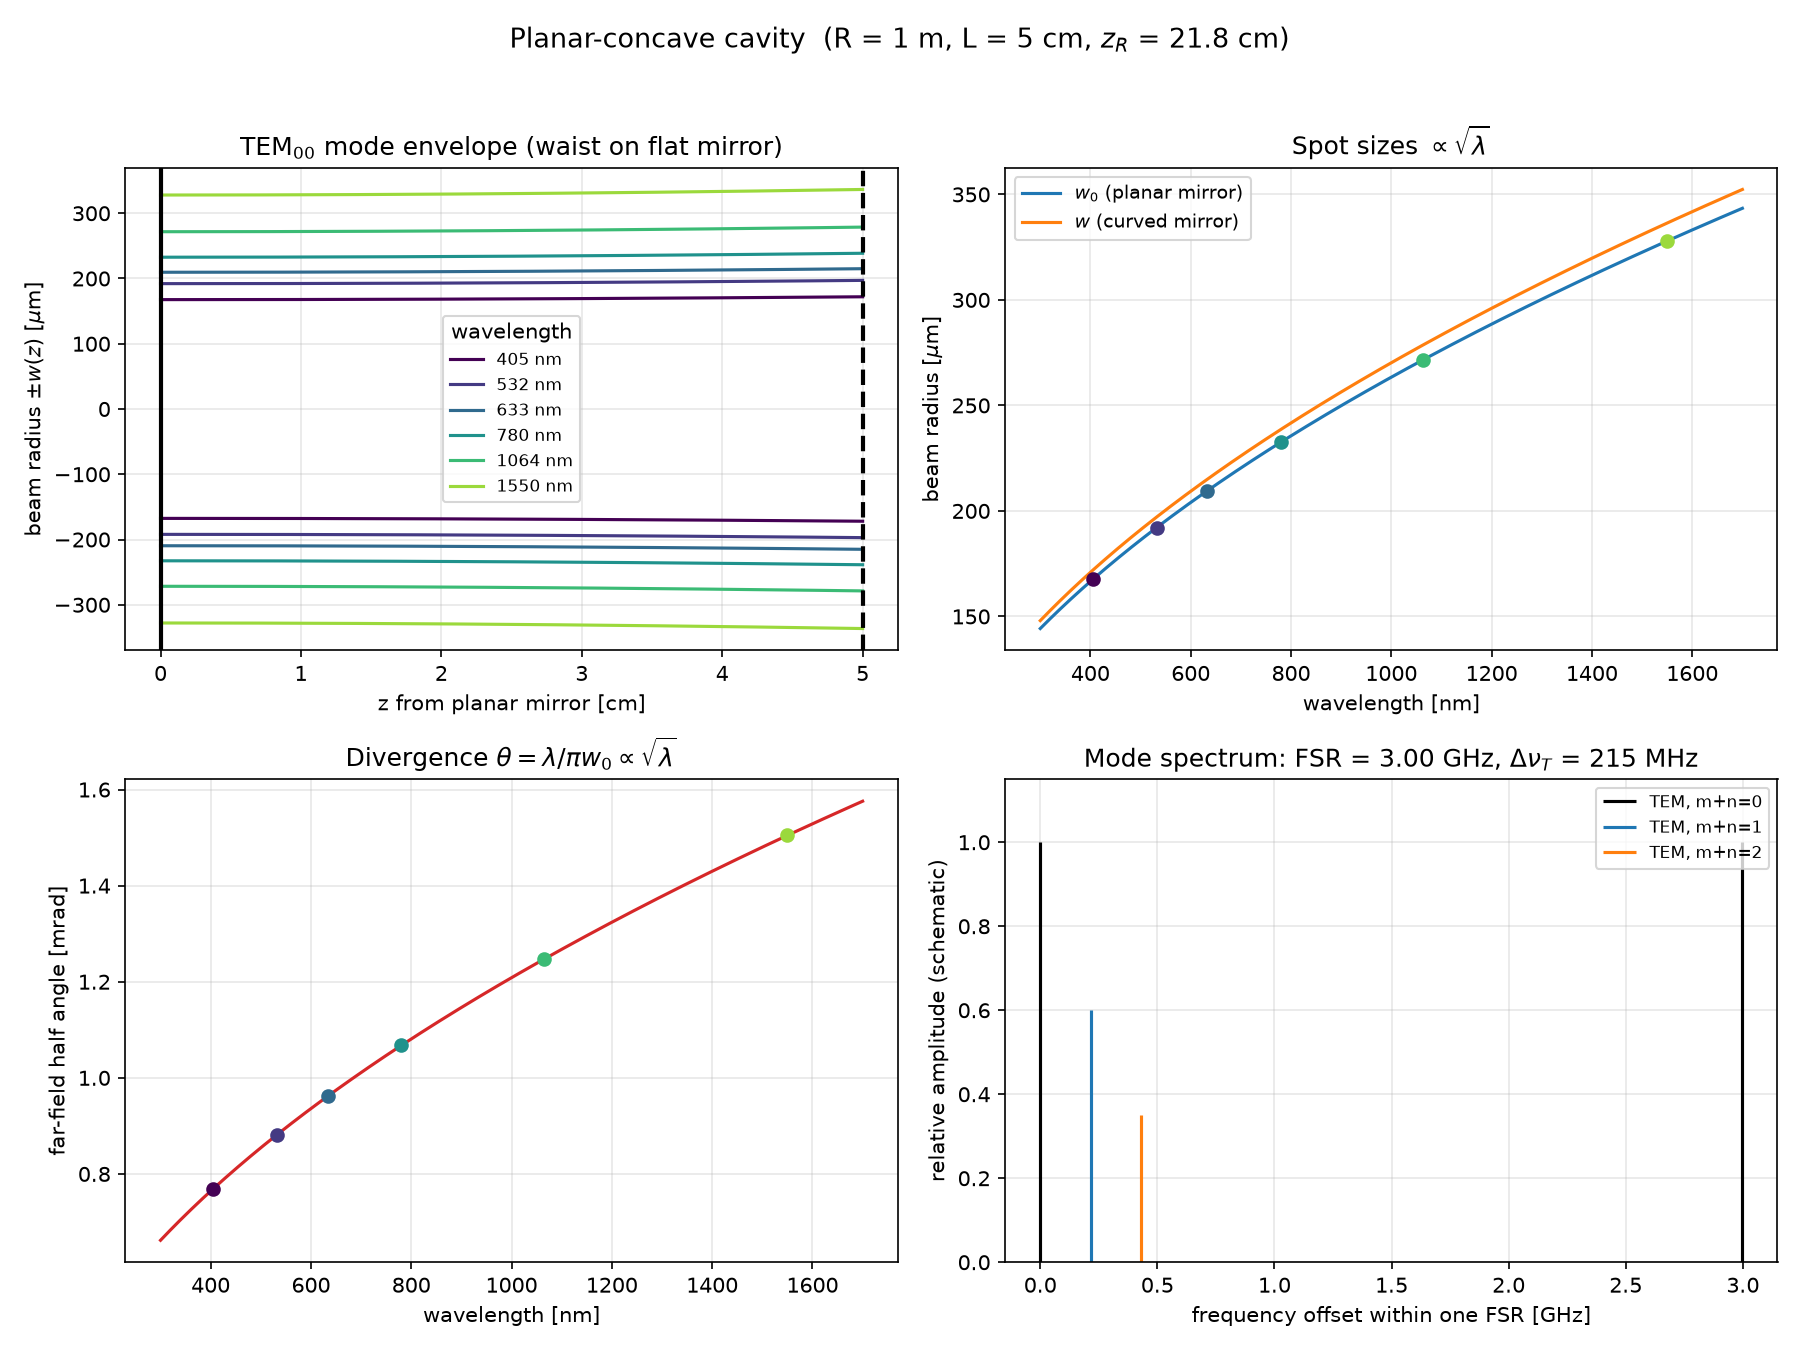

Recreate this plot in Python.
#!/usr/bin/env python3
"""
Gaussian-mode simulation of a planar-concave (half-symmetric) optical cavity.

Geometry
--------
    Mirror 1 : planar   (R1 = infinity)  -> the beam waist sits ON this mirror
    Mirror 2 : concave  (R2 = R)
    Cavity length L, default R = 1 m, L = 5 cm.

Formulas used (the "which formula" question)
--------------------------------------------
For a planar-concave cavity the g-parameters are

    g1 = 1 - L/R1 = 1          (planar mirror)
    g2 = 1 - L/R2 = 1 - L/R

and the cavity is stable for 0 <= g1*g2 <= 1, i.e. 0 < L < R.

Because the wavefront must be flat at the planar mirror, the waist is
located exactly at the planar mirror. The Rayleigh range is fixed purely
by the geometry:

    z_R = sqrt( L (R - L) )                                   [m]

and the wavelength enters only through

    w0     = sqrt( lambda * z_R / pi )                        waist (planar mirror)
    w(z)   = w0 * sqrt( 1 + (z/z_R)^2 )                       envelope inside cavity
    w_m2   = w0 * sqrt( 1 + (L/z_R)^2 )
           = sqrt( (lambda/pi) * sqrt( L R^2 / (R - L) ) )    spot on curved mirror
    theta  = lambda / (pi * w0)                               far-field half-angle

Longitudinal / transverse mode structure:

    FSR        = c / (2 L)
    delta_nu_T = (FSR/pi) * arccos( sqrt(g1*g2) )             transverse spacing
    nu(q,m,n)  = FSR * ( q + (m+n+1)/pi * arccos(sqrt(g1*g2)) )

Run:
    python3 cavity_simulation.py            # table + plots (saved as PNG)
"""

import numpy as np
import matplotlib

matplotlib.use("Agg")
import matplotlib.pyplot as plt

C = 299_792_458.0  # speed of light [m/s]


class PlanarConcaveCavity:
    """Planar-concave two-mirror cavity: flat mirror at z=0, concave (radius R) at z=L."""

    def __init__(self, R=1.0, L=0.05):
        if not 0 < L < R:
            raise ValueError(f"Unstable/degenerate geometry: need 0 < L < R (got L={L}, R={R})")
        self.R = R
        self.L = L
        self.g1 = 1.0
        self.g2 = 1.0 - L / R
        self.z_R = np.sqrt(L * (R - L))  # Rayleigh range, waist at flat mirror

    # ---- wavelength-dependent quantities (lam in metres; accepts arrays) ----
    def waist(self, lam):
        """Beam waist w0 on the planar mirror [m]."""
        return np.sqrt(np.asarray(lam) * self.z_R / np.pi)

    def spot(self, lam, z):
        """Beam radius w(z) at position z from the planar mirror [m]."""
        return self.waist(lam) * np.sqrt(1.0 + (np.asarray(z) / self.z_R) ** 2)

    def spot_on_curved_mirror(self, lam):
        return self.spot(lam, self.L)

    def divergence(self, lam):
        """Far-field half-angle divergence [rad]."""
        return np.asarray(lam) / (np.pi * self.waist(lam))

    def mode_volume(self, lam):
        """Approximate TEM00 mode volume V = (pi/4) w0^2 L [m^3]."""
        return np.pi / 4.0 * self.waist(lam) ** 2 * self.L

    # ---- geometry-only quantities ----
    @property
    def fsr(self):
        """Free spectral range [Hz]."""
        return C / (2.0 * self.L)

    @property
    def gouy(self):
        """Round-trip single-pass Gouy phase arccos(sqrt(g1 g2)) [rad]."""
        return np.arccos(np.sqrt(self.g1 * self.g2))

    @property
    def transverse_mode_spacing(self):
        """Frequency spacing between TEM(m+n) and TEM(m+n+1) [Hz]."""
        return self.fsr * self.gouy / np.pi

    def resonance(self, q, m=0, n=0):
        """Resonance frequency of the TEM_mn mode with longitudinal index q [Hz]."""
        return self.fsr * (q + (m + n + 1) * self.gouy / np.pi)


def print_table(cav, wavelengths_nm):
    print(f"Planar-concave cavity: R = {cav.R:.3f} m, L = {cav.L * 100:.1f} cm")
    print(f"  g1*g2 = {cav.g1 * cav.g2:.3f}  (stable, 0 <= g1*g2 <= 1)")
    print(f"  Rayleigh range z_R = sqrt(L(R-L)) = {cav.z_R * 100:.2f} cm")
    print(f"  FSR = c/2L = {cav.fsr / 1e9:.3f} GHz")
    print(f"  Transverse mode spacing = {cav.transverse_mode_spacing / 1e6:.1f} MHz")
    print()
    hdr = f"{'lambda [nm]':>12} {'w0 flat [um]':>13} {'w curved [um]':>14} {'theta [mrad]':>13} {'V_mode [mm^3]':>14}"
    print(hdr)
    print("-" * len(hdr))
    for lam_nm in wavelengths_nm:
        lam = lam_nm * 1e-9
        print(
            f"{lam_nm:>12.0f} {cav.waist(lam) * 1e6:>13.1f} "
            f"{cav.spot_on_curved_mirror(lam) * 1e6:>14.1f} "
            f"{cav.divergence(lam) * 1e3:>13.3f} "
            f"{cav.mode_volume(lam) * 1e9:>14.4f}"
        )


def make_plots(cav, wavelengths_nm, fname="cavity_simulation.png"):
    lam_scan = np.linspace(300, 1700, 500) * 1e-9  # continuous scan [m]
    colors = plt.cm.viridis(np.linspace(0.0, 0.85, len(wavelengths_nm)))

    fig, axes = plt.subplots(2, 2, figsize=(12, 9))
    fig.suptitle(
        f"Planar-concave cavity  (R = {cav.R:.0f} m, L = {cav.L * 100:.0f} cm, "
        f"$z_R$ = {cav.z_R * 100:.1f} cm)",
        fontsize=13,
    )

    # (1) beam envelope inside the cavity for the selected wavelengths
    ax = axes[0, 0]
    z = np.linspace(0, cav.L, 400)
    for lam_nm, c in zip(wavelengths_nm, colors):
        w = cav.spot(lam_nm * 1e-9, z) * 1e6
        ax.plot(z * 100, w, color=c, label=f"{lam_nm:.0f} nm")
        ax.plot(z * 100, -w, color=c)
    ax.axvline(0, color="k", lw=2)
    ax.axvline(cav.L * 100, color="k", lw=2, ls="--")
    ax.set_xlabel("z from planar mirror [cm]")
    ax.set_ylabel(r"beam radius $\pm w(z)$ [$\mu$m]")
    ax.set_title("TEM$_{00}$ mode envelope (waist on flat mirror)")
    ax.legend(fontsize=8, title="wavelength")
    ax.grid(alpha=0.3)

    # (2) waist and mirror spot vs wavelength
    ax = axes[0, 1]
    ax.plot(lam_scan * 1e9, cav.waist(lam_scan) * 1e6, label=r"$w_0$ (planar mirror)")
    ax.plot(lam_scan * 1e9, cav.spot_on_curved_mirror(lam_scan) * 1e6, label=r"$w$ (curved mirror)")
    for lam_nm, c in zip(wavelengths_nm, colors):
        ax.plot(lam_nm, cav.waist(lam_nm * 1e-9) * 1e6, "o", color=c)
    ax.set_xlabel("wavelength [nm]")
    ax.set_ylabel(r"beam radius [$\mu$m]")
    ax.set_title(r"Spot sizes $\propto \sqrt{\lambda}$")
    ax.legend(fontsize=9)
    ax.grid(alpha=0.3)

    # (3) divergence vs wavelength
    ax = axes[1, 0]
    ax.plot(lam_scan * 1e9, cav.divergence(lam_scan) * 1e3, color="tab:red")
    for lam_nm, c in zip(wavelengths_nm, colors):
        ax.plot(lam_nm, cav.divergence(lam_nm * 1e-9) * 1e3, "o", color=c)
    ax.set_xlabel("wavelength [nm]")
    ax.set_ylabel("far-field half angle [mrad]")
    ax.set_title(r"Divergence $\theta = \lambda/\pi w_0 \propto \sqrt{\lambda}$")
    ax.grid(alpha=0.3)

    # (4) mode spectrum over one FSR
    ax = axes[1, 1]
    fsr = cav.fsr
    dt = cav.transverse_mode_spacing
    for order, (h, c) in enumerate(zip([1.0, 0.6, 0.35], ["k", "tab:blue", "tab:orange"])):
        # offsets relative to the TEM00 line, shown for two adjacent longitudinal orders q
        positions = [q * fsr + order * dt for q in (0, 1)]
        positions = [p for p in positions if p <= 1.05 * fsr]
        ax.vlines(np.array(positions) / 1e9, 0, h, color=c, label=f"TEM, m+n={order}")
    ax.set_xlim(-0.05 * fsr / 1e9, 1.05 * fsr / 1e9)
    ax.set_ylim(0, 1.15)
    ax.set_xlabel("frequency offset within one FSR [GHz]")
    ax.set_ylabel("relative amplitude (schematic)")
    ax.set_title(
        f"Mode spectrum: FSR = {fsr / 1e9:.2f} GHz, "
        f"$\\Delta\\nu_T$ = {dt / 1e6:.0f} MHz"
    )
    ax.legend(fontsize=8)
    ax.grid(alpha=0.3)

    fig.tight_layout(rect=[0, 0, 1, 0.96])
    fig.savefig(fname, dpi=150)
    print(f"\nPlots saved to {fname}")


if __name__ == "__main__":
    cavity = PlanarConcaveCavity(R=1.0, L=0.05)
    # common laser lines: 405, 532, 633 (HeNe), 780 (Rb), 1064 (Nd:YAG), 1550 (telecom)
    wavelengths = [405, 532, 633, 780, 1064, 1550]
    print_table(cavity, wavelengths)
    make_plots(cavity, wavelengths)
